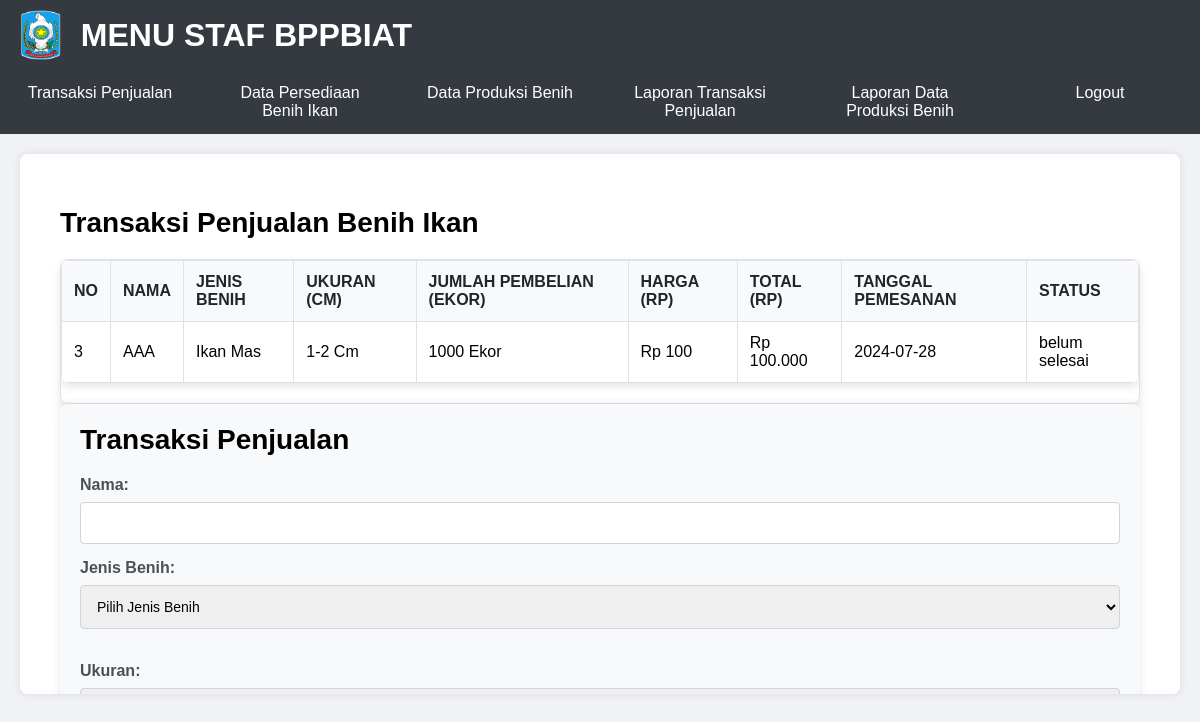
/admin_transaksi.php (signed in), run on the app's committed database.
### tables this page shows
CREATE TABLE `transaksi_penjualan` (
  `no` int(11) NOT NULL,
  `nama` varchar(100) NOT NULL,
  `jenis_benih` varchar(100) NOT NULL,
  `ukuran` varchar(50) NOT NULL,
  `jumlah_dibeli` int(11) NOT NULL,
  `harga` decimal(10,2) NOT NULL,
  `total` decimal(10,2) NOT NULL,
  `tanggal_pemesanan` date NOT NULL,
  `status` enum('selesai','belum selesai') NOT NULL DEFAULT 'belum selesai'
);

### admin_transaksi.php (the view, shortened to what this page needs)
<?php include 'admin_header.php'; ?>
<div class="main scroll-container">
    <section id="transaksi" class="main-section active">
        <h2>Transaksi Penjualan Benih Ikan</h2>
        <div class="scrollable-table">
            <table id="transaksiTable">
                <thead>
                    <tr>
                        <th>No</th>
                        <th>Nama</th>
                        <th>Jenis Benih</th>
                        <th>Ukuran (Cm)</th>
                        <th>Jumlah Pembelian (Ekor)</th>
                        <th>Harga (Rp)</th>
                        <th>Total (Rp)</th>
                        <th>Tanggal Pemesanan</th>
                        <th>Status</th>
                    </tr>
                </thead>
                <tbody>
                    <?php
                    $servername = "localhost";
                    $username = "root";
                    $password = "";
                    $dbname = "db_persediaan";
                    $conn = new mysqli($servername, $username, $password, $dbname);
                    $sql = "SELECT * FROM transaksi_penjualan WHERE status = 'belum selesai'";
                    $result = $conn->query($sql);
                    if ($result->num_rows > 0) {
                        while($row = $result->fetch_assoc()) {
                            echo "<tr data-id='" . $row['no'] . "' data-nama='" . $row['nama'] . "'>
                                <td>" . $row['no'] . "</td>
                                <td>" . $row['nama'] . "</td>
                                <td>" . $row['jenis_benih'] . "</td>
                                <td>" . $row['ukuran'] . " Cm</td>
                                <td>" . $row['jumlah_dibeli'] . " Ekor</td>
                                <td>Rp " . number_format($row['harga'], 0, ',', '.') . "</td>
                                <td>Rp " . number_format($row['total'], 0, ',', '.') . "</td>
                                <td>" . $row['tanggal_pemesanan'] . "</td>
                                <td>" . $row['status'] . "</td>
                            </tr>";
                        }
                    } else {
                        echo "<tr><td colspan='8'>Tidak ada data transaksi penjualan</td></tr>";
                    }
                    ?>
                </tbody>
            </table>
        </div>
        <form action="AFprosestransaksi_admin.php" method="POST">
            <h2>Transaksi Penjualan</h2>
            <label for="nama">Nama:</label>
            <input type="text" id="nama" name="nama" required>
            <label for="jenis_benih">Jenis Benih:</label>
            <select id="jenis_benih" name="jenis_benih" required>
                <option value="">Pilih Jenis Benih</option>
            </select><br><br>
            <label for="ukuran">Ukuran:</label>
            <select id="ukuran" name="ukuran" required>
                <option value="">Pilih Ukuran</option>
            </select><br><br>
        </form>
    </section>
</div>

### style_admin.css (style rules this page uses)
body { font-family: Arial, sans-serif; margin: 0; padding: 0; background-color: #f0f2f5; }
.main { padding: 20px; background-color: #fff; border-radius: 8px; box-shadow: 0 0 10px rgba(0, 0, 0, 0.1); margin: 20px; }
.main-section { display: none; }
.main-section.active { display: block; }
table { width: 100%; border-collapse: collapse; margin-bottom: 20px; border-radius: 8px; overflow: hidden; box-shadow: 0 4px 8px rgba(0, 0, 0, 0.1); }
th, td { border: 1px solid #dee2e6; padding: 12px; text-align: left; }
th { background-color: #f8f9fa; color: #212529; font-weight: bold; text-transform: uppercase; }
form { background-color: #f8f9fa; padding: 20px; border-radius: 8px; margin-bottom: 20px; box-shadow: 0 0 10px rgba(0, 0, 0, 0.1); }
form h2, form h3 { margin-top: 0; }
label { display: block; margin-bottom: 8px; font-weight: bold; color: #495057; }
input[type="text"], input[type="number"], input[type="date"], select { width: 100%; padding: 12px; margin-bottom: 15px; border: 1px solid #ced4da; border-radius: 4px; box-sizing: border-box; font-size: 14px; }
.scroll-container { max-height: 500px; overflow-y: auto; }

### admin_transaksi.php (style rules this page uses)
body { font-family: Arial, sans-serif; margin: 0; padding: 0; background-color: #f0f2f5; }
.main { padding: 20px; background-color: #fff; border-radius: 8px; box-shadow: 0 0 10px rgba(0, 0, 0, 0.1); margin: 20px; }
.main-section { display: none; }
.main-section.active { display: block; }
.scrollable-table { max-height: 500px; overflow-y: auto; border: 1px solid #dee2e6; border-radius: 8px; box-shadow: 0 4px 8px rgba(0, 0, 0, 0.1); }
table { width: 100%; border-collapse: collapse; }
th, td { border: 1px solid #dee2e6; padding: 12px; text-align: left; }
th { background-color: #f8f9fa; color: #212529; font-weight: bold; text-transform: uppercase; }
form { background-color: #f8f9fa; padding: 20px; border-radius: 8px; margin-bottom: 20px; box-shadow: 0 0 10px rgba(0, 0, 0, 0.1); }
form h2, form h3 { margin-top: 0; }
label { display: block; margin-bottom: 8px; font-weight: bold; color: #495057; }
input[type="text"], input[type="number"], input[type="date"], select { width: 100%; padding: 12px; margin-bottom: 15px; border: 1px solid #ced4da; border-radius: 4px; box-sizing: border-box; font-size: 14px; }
.scroll-container { max-height: 500px; overflow-y: auto; }
.main-section { padding: 10px 20px; text-align: left; animation: fadeIn 1s ease-in-out; }
.main-section h2 { font-size: 28px; margin-bottom: 20px; }

### data on the page
transaksi_penjualan: no "3", nama "AAA", jenis_benih "Ikan Mas", ukuran "1-2", jumlah_dibeli "1000", harga "100", total "100.000", tanggal_pemesanan "2024-07-28", status "belum selesai"
